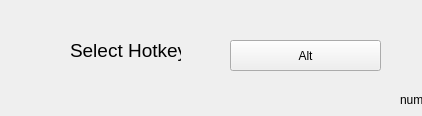
<?xml version="1.0" encoding="UTF-8"?>
<ui version="4.0">
 <class>MainWindow</class>
 <widget class="QMainWindow" name="MainWindow">
  <property name="geometry">
   <rect>
    <x>0</x>
    <y>0</y>
    <width>422</width>
    <height>116</height>
   </rect>
  </property>
  <property name="windowTitle">
   <string>MainWindow</string>
  </property>
  <widget class="QWidget" name="centralWidget">
   <widget class="QLabel" name="label">
    <property name="geometry">
     <rect>
      <x>70</x>
      <y>30</y>
      <width>111</width>
      <height>41</height>
     </rect>
    </property>
    <property name="font">
     <font>
      <pointsize>14</pointsize>
     </font>
    </property>
    <property name="text">
     <string>Select Hotkey:</string>
    </property>
   </widget>
   <widget class="QPushButton" name="pushButton">
    <property name="enabled">
     <bool>true</bool>
    </property>
    <property name="geometry">
     <rect>
      <x>230</x>
      <y>40</y>
      <width>151</width>
      <height>31</height>
     </rect>
    </property>
    <property name="styleSheet">
     <string notr="true"/>
    </property>
    <property name="text">
     <string>Alt</string>
    </property>
   </widget>
   <widget class="QLabel" name="label_2">
    <property name="geometry">
     <rect>
      <x>400</x>
      <y>90</y>
      <width>31</width>
      <height>20</height>
     </rect>
    </property>
    <property name="text">
     <string>numbers</string>
    </property>
   </widget>
  </widget>
 </widget>
 <layoutdefault spacing="6" margin="11"/>
 <resources/>
 <connections/>
</ui>
